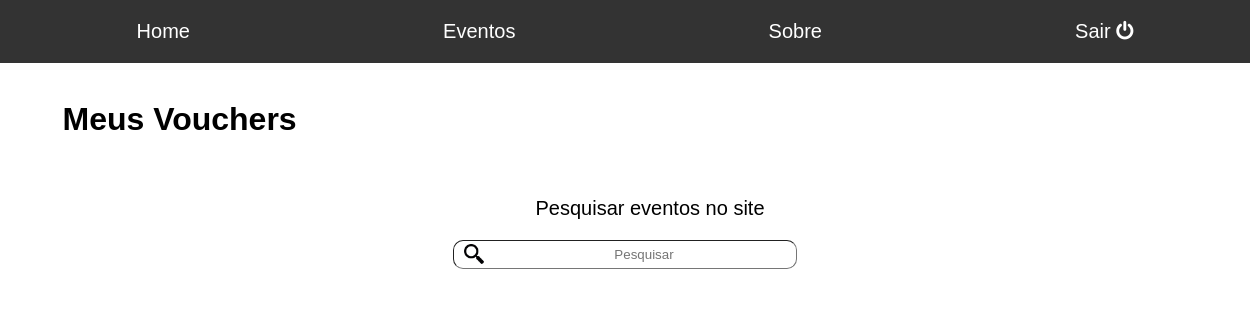
The page /meus.vouchers (signed in) on the database as committed earlier.
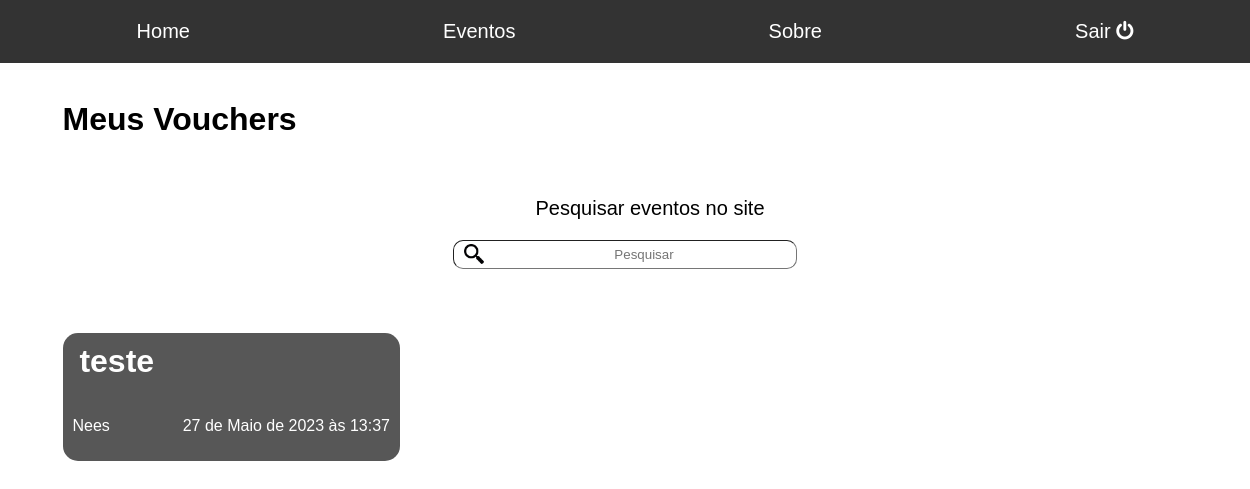
The same page on the database as committed later.
### usuario/models.py (models this page shows, shortened)
class Voucher(models.Model):
    usuario = models.ForeignKey(User, on_delete=models.CASCADE)
    evento = models.ForeignKey(Event, on_delete=models.CASCADE)
    codigo = models.CharField(max_length=13, unique=True)
    criado_em = models.DateTimeField(auto_now_add=True)

class Event(models.Model):
    titulo = models.CharField(max_length=50)
    local = models.CharField(max_length=150)
    data_e_hora = models.DateTimeField()
    descricao = models.TextField()
    contato = models.CharField(max_length=150)
    max_ingressos = models.PositiveSmallIntegerField()
    preco = models.DecimalField(decimal_places=2, max_digits=10)
    criado_em = models.DateTimeField(auto_now_add=True)
    usuario = models.ForeignKey(User, on_delete=models.CASCADE)

### usuario/views.py (the view)
# urls.py: path('meus.vouchers', views.meusVouchers, name = 'meusvouchers'),
def meusVouchers(request):
    search = request.GET.get('search')
    if search:
        vouchers_lista = Voucher.objects.filter(usuario=request.user).filter(evento__titulo__icontains=search)
    else:
        vouchers_lista = Voucher.objects.filter(usuario=request.user).order_by('-criado_em')
    return (render(request, 'meus.vouchers.html', {'vouchers': vouchers_lista}))

### usuario/templates/meus.vouchers.html (shortened to what this page needs)
{% extends 'base-usuario.html' %}
{% load static %}
{% block head %}
	<link rel="stylesheet" type="text/css" href="{% static 'css/home.css' %}">
	<link rel="stylesheet" type="text/css" href="{% static 'css/todos.eventos.css' %}">
{% endblock %}
{% block content %}
	<h1>Meus Vouchers</h1>
	<div class="container" id="x">
		<div id="y"><p id="search">Pesquisar eventos no site</p></div>
		<form method="GET">
			<input type="text" id="a" placeholder="Pesquisar" name="search" value="{{request.GET.search}}">
		</form>
	</div>
	<div id="ultimos" class="container">
		{% for vouchers in vouchers %}
		<div class="evento">
			<h1>
				<a style="text-decoration: none; color: #fff" href= "voucher/{{vouchers.id}}">{{vouchers.evento.titulo}}</a>
			</h1>
			<div class="container" id="info">
				<p>{{vouchers.evento.local}}</p>
				<p>{{vouchers.evento.data_e_hora}}</p>
			</div>
		</div>
		{% endfor %}
	</div>
{% endblock %}

Rows that differ between the two databases and show on the page:
added Voucher: evento.titulo "teste", evento.local "Nees", evento.data_e_hora "27 de Maio de 2023 às 13:37"
